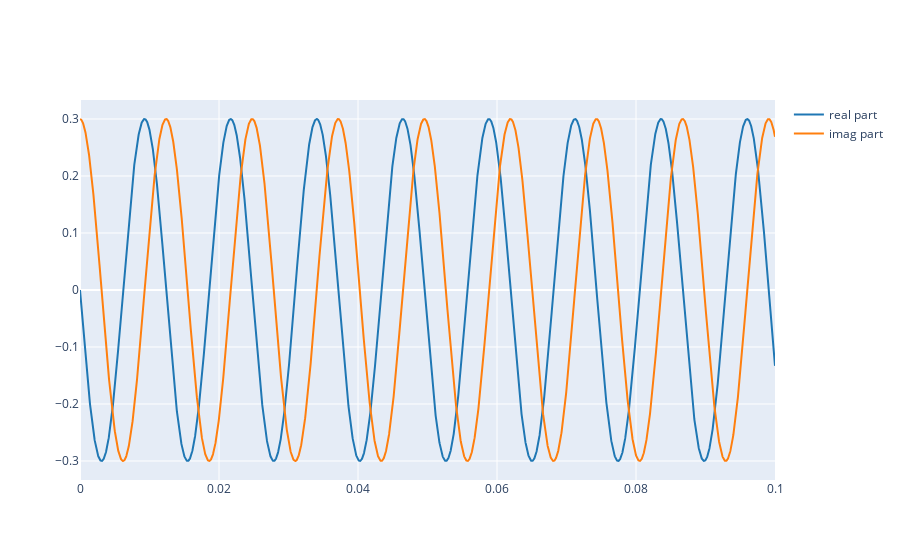

Notebook cell for this chart:
### Markdown cell above
Now we can plot the real and imaginary part of this signal:

### Code cell
plot_signals([np.real(x), np.imag(x)], fs, name= ['real part', 'imag part'])

### Figure 1 — Plotly figure (JSON) as saved in the notebook; plotly's stock layout.template omitted (floating-point values rounded to 4 significant figures; data arrays with more than 128 entries replaced by an {"elided": "..."} marker saying what was removed)
{"data": [{"line": {"color": "#1f77b4", "shape": "linear"}, "mode": "lines", "name": "real part", "type": "scatter", "x": {"elided": "4410 float values"}, "y": {"elided": "4410 float values"}}, {"line": {"color": "#ff7f0e", "shape": "linear"}, "mode": "lines", "name": "imag part", "type": "scatter", "x": {"elided": "4410 float values"}, "y": {"elided": "4410 float values"}}], "layout": {}}
